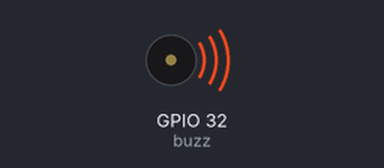
Bench run of a sketch on a simulated ESP32. Parts: buzzer (waves = sounding, pin HIGH).

Above: at 0.1 s.
At 1.1 s:
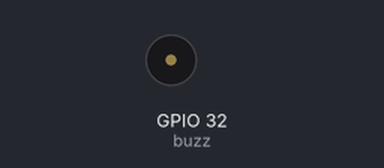
Timing chart, 0 to 2.6 s (numbered marks = the images above):
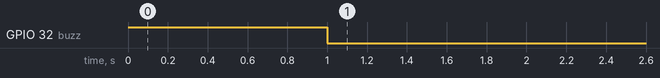

The sketch:

buzzer.ino
```cpp
const int buzz = 32;

void setup() {
  // put your setup code here, to run once:
  pinMode(buzz, OUTPUT);
  digitalWrite(buzz, HIGH);
  delay(1000);
  digitalWrite(buzz, LOW);
}

void loop() {
  // put your main code here, to run repeatedly:

}
```
